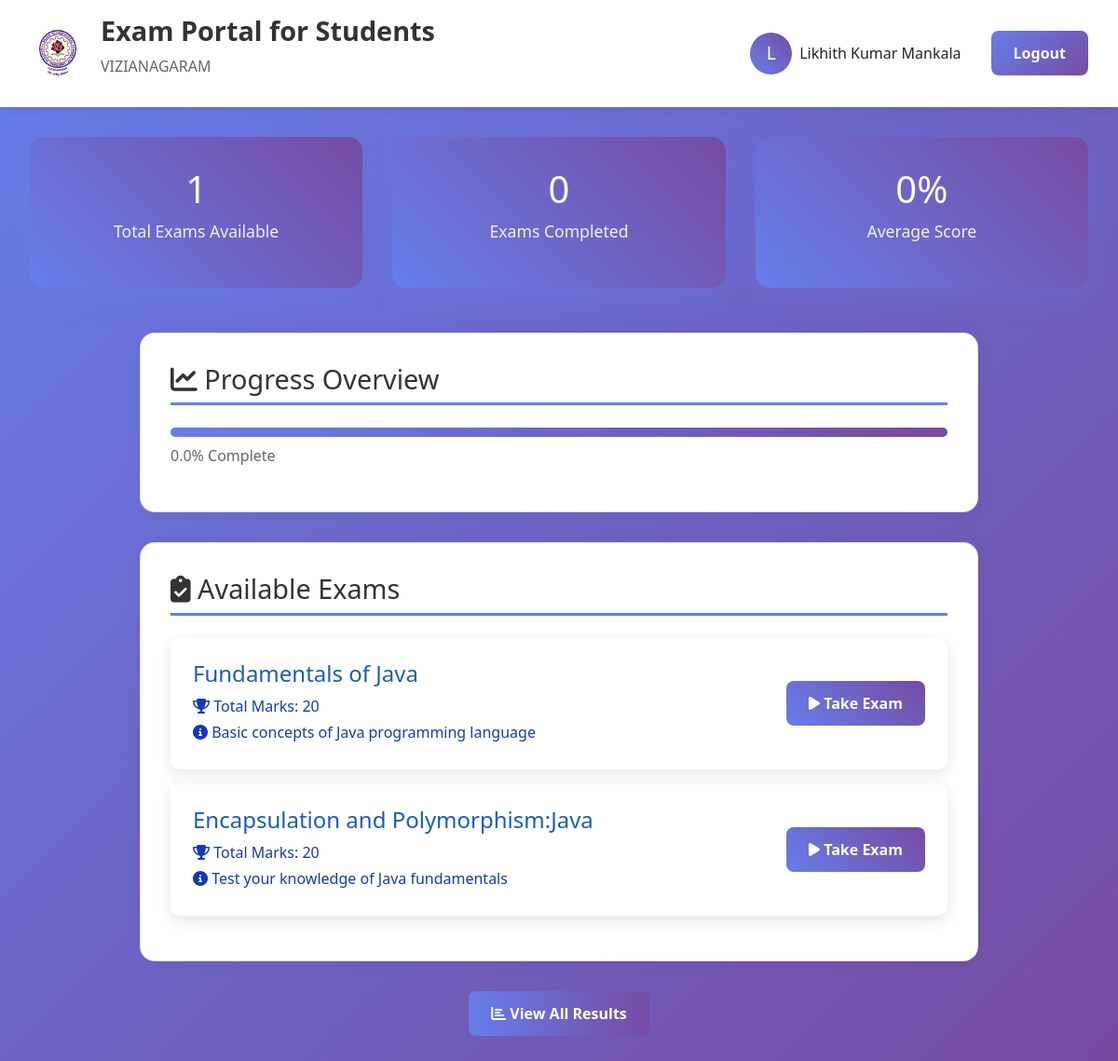
The page /dashboard (signed in) on the database its author committed.
### models.py (models this page shows)
class User(db.Model):
    id = db.Column(db.Integer, primary_key=True)
    name = db.Column(db.String(100), nullable=False)
    roll_no = db.Column(db.String(20), unique=True, nullable=False)
    email = db.Column(db.String(120), unique=True, nullable=False)
    phone_number = db.Column(db.String(15), nullable=False)
    address = db.Column(db.Text, nullable=False)
    branch = db.Column(db.String(50), nullable=False)
    gender = db.Column(db.String(10), nullable=False)
    password_hash = db.Column(db.String(120), nullable=False)
    profile_pic = db.Column(db.String(120), default='default.jpg')
    created_at = db.Column(db.DateTime, default=datetime.utcnow)
    results = db.relationship('ExamResult', backref='user', lazy=True)

class Exam(db.Model):
    id = db.Column(db.Integer, primary_key=True)
    title = db.Column(db.String(100), nullable=False)
    description = db.Column(db.Text)
    duration_minutes = db.Column(db.Integer)
    total_marks = db.Column(db.Integer)
    created_at = db.Column(db.DateTime, default=datetime.utcnow)
    is_active = db.Column(db.Boolean, default=True)
    questions = db.relationship('Question', backref='exam', lazy=True)

### app.py (the view)
@app.route('/dashboard')
def dashboard():
    if not is_logged_in():
        return redirect(url_for('login'))
    user = User.query.get(session['user_id'])
    exams = Exam.query.filter_by(is_active=True).all()
    results = ExamResult.query.filter_by(user_id=user.id).all()
    total_exams = len(exams)
    completed_exams = len(results)
    avg_score = sum(r.score for r in results) / len(results) if results else 0
    progress_stats = {
        'total_exams': total_exams,
        'completed_exams': completed_exams,
        'avg_score': round(avg_score, 1),
        'completion_rate': round((completed_exams / total_exams * 100) if total_exams > 0 else 0, 1)
    }
    session.pop('exam_submitted', None)
    return render_template('dashboard.html', user=user, exams=exams, results=results, progress_stats=progress_stats)

### app.py (called while the page is built)
def is_logged_in():
    return 'user_id' in session

### templates/dashboard.html (shortened to what this page needs)
{% extends "base.html" %}
{% block content %}
<div class="dashboard-grid">
    <div class="stats-card">
        <h3>{{ progress_stats.total_exams }}</h3>
        <p>Total Exams Available</p>
    </div>
    <div class="stats-card">
        <h3>{{ progress_stats.completed_exams }}</h3>
        <p>Exams Completed</p>
    </div>
    <div class="stats-card">
        <h3>{{ progress_stats.avg_score }}%</h3>
        <p>Average Score</p>
    </div>
</div>
<div class="card">
    <h2 class="section-title"><i class="fas fa-chart-line"></i> Progress Overview</h2>
    <div style="background: linear-gradient(90deg, #667eea, #764ba2); height: 10px; border-radius: 5px; overflow: hidden;">
    </div>
    <p style="margin-top: 0.5rem; color: #666;">{{ progress_stats.completion_rate }}% Complete</p>
</div>
<div class="card">
    <h2 class="section-title"><i class="fas fa-clipboard-check"></i> Available Exams</h2>
    {% set manual_exam_result = results | selectattr('exam_id', 'equalto', 2) | first %}
    <div class="exam-item">
        <div class="exam-info">
            <h4>Fundamentals of Java</h4>
            <p><i class="fas fa-trophy"></i> Total Marks: 20</p>
            <p><i class="fas fa-info-circle"></i> Basic concepts of Java programming language</p>
        </div>
        <div>
            {% if manual_exam_result %}
                <span style="background: #28a745; color: white; padding: 0.5rem 1rem; border-radius: 5px;">
                    <i class="fas fa-check"></i> Completed
                </span>
            {% else %}
                <a href="{{ url_for('take_exam', exam_id=2) }}" class="btn btn-primary">
                    <i class="fas fa-play"></i> Take Exam
                </a>
            {% endif %}
        </div>
    </div>
    {% for exam in exams %}
        <div class="exam-item">
            <div class="exam-info">
                <h4>{{ exam.title }}</h4>
                <p><i class="fas fa-trophy"></i> Total Marks: {{ exam.total_marks }}</p>
                <p><i class="fas fa-info-circle"></i> {{ exam.description }}</p>
            </div>
            <div>
                {% set user_result = results | selectattr('exam_id', 'equalto', exam.id) | first %}
                {% if user_result %}
                    <span style="background: #28a745; color: white; padding: 0.5rem 1rem; border-radius: 5px;">
                        <i class="fas fa-check"></i> Completed
                    </span>
                {% else %}
                    <a href="{{ url_for('take_exam', exam_id=exam.id) }}" class="btn btn-primary">
                        <i class="fas fa-play"></i> Take Exam
                    </a>
                {% endif %}
            </div>
        </div>
    {% endfor %}
</div>
<div style="text-align: center; margin-top: 2rem;">
    <a href="{{ url_for('results') }}" class="btn btn-secondary"
       style="background: linear-gradient(to right, #667eea, #764ba2); color: white; border: none;">
        <i class="fas fa-chart-bar"></i> View All Results
    </a>
</div>
{% endblock %}

### templates/base.html (shortened to what this page needs)
<!DOCTYPE html>
<html lang="en">
<head>
    <link href="https://cdnjs.cloudflare.com/ajax/libs/font-awesome/6.0.0/css/all.min.css" rel="stylesheet">
<link rel="stylesheet" href="https://cdn.jsdelivr.net/npm/bootstrap@4.6.2/dist/css/bootstrap.min.css">
<link rel="stylesheet" href="https://cdnjs.cloudflare.com/ajax/libs/font-awesome/6.4.0/css/all.min.css">
</head>
<body>
    <header class="header">
        <div class="logo-section">
            <div class="logo">
 <img src="{{ url_for('static', filename='uploads/default.jpg') }}" alt="JNTU Logo" class="logo-img">
</div>
            <div class="university-info">
                <h1>Exam Portal for Students</h1>
                <p>VIZIANAGARAM</p>
            </div>
        </div>
        <div class="profile-section">
    {% if session.user_name %}
        <a href="{{ url_for('profile') }}" style="display: flex; align-items: center; gap: 0.5rem; text-decoration: none; color: inherit;">
            <div class="profile-pic">{{ session.user_name[0].upper() }}</div>
            <span>{{ session.user_name }}</span>
        </a>
        <a href="{{ url_for('logout') }}" class="btn btn-secondary" style="margin-left: 1rem;">Logout</a>
    {% else %}
        <a href="{{ url_for('login') }}" class="btn btn-primary">Login</a>
        <a href="{{ url_for('register') }}" class="btn btn-secondary">Register</a>
    {% endif %}
</div>
    </header>
    <div class="container">
        {% block content %}{% endblock %}
    </div>
</body>
</html>

### templates/base.html (style rules this page uses)
* { margin: 0; padding: 0; box-sizing: border-box; }
body { font-family: 'Segoe UI', Tahoma, Geneva, Verdana, sans-serif; background: linear-gradient(135deg, #667eea 0%, #764ba2 100%); min-height: 100vh; }
.header { background: white; padding: 1rem 2rem; box-shadow: 0 2px 10px rgba(0,0,0,0.1); display: flex; justify-content: space-between; align-items: center; position: sticky; top: 0; z-index: 1000; }
.logo-section { display: flex; align-items: center; gap: 1rem; }
.logo { width: 60px; height: 60px; border-radius: 50%; overflow: hidden; display: flex; align-items: center; justify-content: center; background-color: white; }
.logo-img { width: 100%; height: 100%; object-fit: cover; display: block; }
.university-info h1 { color: #333; font-size: 1.8rem; font-weight: 700; }
.university-info p { color: #666; font-size: 1rem; margin-top: 0.2rem; }
.profile-section { display: flex; align-items: center; gap: 1rem; }
.profile-pic { width: 45px; height: 45px; border-radius: 50%; background: linear-gradient(45deg, #667eea, #764ba2); display: flex; align-items: center; justify-content: center; color: white; font-size: 1.2rem; }
.container { max-width: 1200px; margin: 0 auto; padding: 2rem; }
.btn { padding: 0.75rem 1.5rem; border: none; border-radius: 8px; font-size: 1rem; font-weight: 600; cursor: pointer; transition: all 0.3s ease; text-decoration: none; display: inline-block; text-align: center; }
.btn-primary { background: linear-gradient(45deg, #667eea, #764ba2); color: white; }
.btn-secondary { background: linear-gradient(135deg, #667eea, #764ba2); color: white; }
.card { background: white; border-radius: 15px; padding: 2rem; box-shadow: 0 10px 30px rgba(0,0,0,0.1); margin-bottom: 2rem; animation: fadeIn 0.6s ease-out; transition: transform 0.3s ease; }
.card { background: #fff; padding: 2rem; border-radius: 1rem; box-shadow: 0 0 20px rgba(0, 0, 0, 0.05); margin: 2rem auto; max-width: 900px; }

### templates/dashboard.html (style rules this page uses)
.dashboard-grid { display: grid; grid-template-columns: repeat(auto-fit, minmax(300px, 1fr)); gap: 2rem; margin-bottom: 3rem; }
.stats-card { background: linear-gradient(45deg, #667eea, #764ba2); color: white; text-align: center; padding: 2rem; border-radius: 15px; box-shadow: 0 10px 30px rgba(102, 126, 234, 0.3); }
.stats-card h3 { font-size: 2.5rem; margin-bottom: 0.5rem; }
.stats-card p { font-size: 1.1rem; opacity: 0.9; }
.section-title { font-size: 1.8rem; color: #333; margin-bottom: 1.5rem; border-bottom: 3px solid #667eea; padding-bottom: 0.5rem; }
.exam-item { background: white; border-radius: 10px; padding: 1.5rem; margin-bottom: 1rem; box-shadow: 0 5px 15px rgba(0,0,0,0.1); display: flex; justify-content: space-between; align-items: center; transition: all 0.3s ease; }
.exam-info h4 { color: #1a5db5; margin-bottom: 0.5rem; }
.exam-info p { color: #1538b8; margin-bottom: 0.25rem; }

### rows shown on the page
User: user_name "Likhith Kumar Mankala"
Exam: title "Encapsulation and Polymorphism:Java", total_marks "20", description "Test your knowledge of Java fundamentals"

### other values the page prints
{{ session.user_name[0].upper() }} "L"
{{ progress_stats.total_exams }} "1"
{{ progress_stats.completed_exams }} "0"
{{ progress_stats.avg_score }} "0"
{{ progress_stats.completion_rate }} "0.0"
